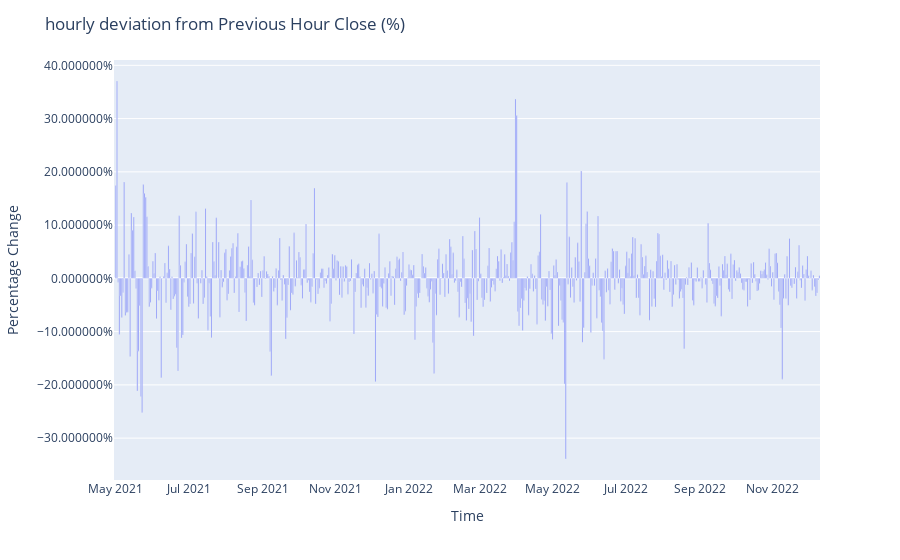

Source (notebook cell):
### Markdown cell above
#### Price change - Daily from Previous Day

### Code cell
# the "MS" option specifies dailyfrequency by Start day
btc_daily= btc_df[["Close"]].resample("D").mean()
#btc_daily= btc_df["Close"][btc_df.index > "2022-01-01"].resample("D").mean()

# relative deviation from the overall mean
hourly_mean_diff = btc_daily.pct_change()

# Plot the change 
fig = px.bar(hourly_mean_diff)

fig.update_layout(
    yaxis_title="Percentage Change", 
    yaxis_tickformat = '%',
    xaxis_title="Time",
    title="hourly deviation from Previous Hour Close (%)",
    showlegend=False,
)
fig.show()

### Figure 1 — Plotly figure (JSON) as saved in the notebook; plotly's stock layout.template omitted (floating-point values rounded to 4 significant figures; data arrays with more than 128 entries replaced by an {"elided": "..."} marker saying what was removed)
{"data": [{"alignmentgroup": "True", "hovertemplate": "variable=Close<br>Close time=%{x}<br>value=%{y}<extra></extra>", "legendgroup": "Close", "marker": {"color": "#636efa"}, "name": "Close", "offsetgroup": "Close", "orientation": "v", "showlegend": true, "textposition": "auto", "type": "bar", "x": {"elided": "590 str values"}, "xaxis": "x", "y": {"elided": "590 float values"}, "yaxis": "y"}], "layout": {"barmode": "relative", "legend": {"title": {"text": "variable"}, "tracegroupgap": 0}, "margin": {"t": 60}, "showlegend": false, "title": {"text": "hourly deviation from Previous Hour Close (%)"}, "xaxis": {"anchor": "y", "domain": [0, 1], "title": {"text": "Time"}}, "yaxis": {"anchor": "x", "domain": [0, 1], "tickformat": "%", "title": {"text": "Percentage Change"}}}}
